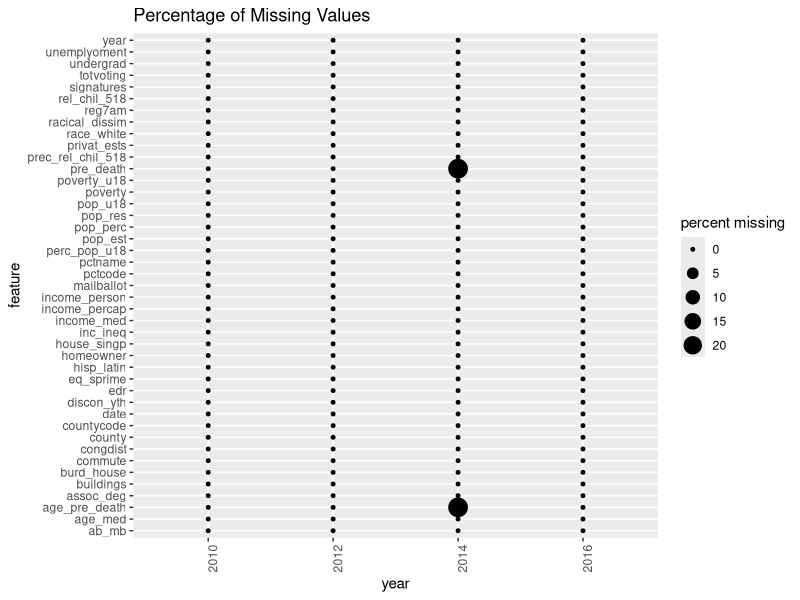
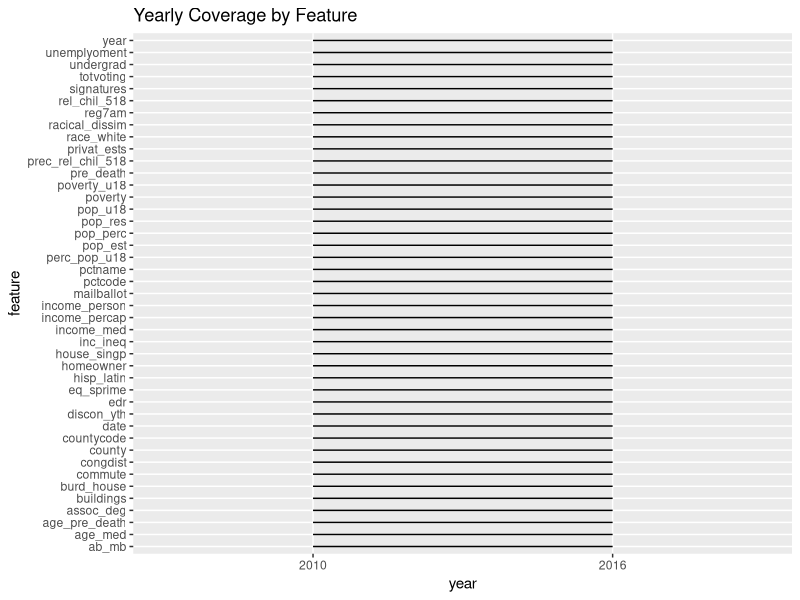

R code for these plots, in order:
# Joining datasets

# load packages
library(tidyverse)
library(skimr)

# read data
results <- read_csv("./data/processed/2008_2016_general_result.csv")
county_acs <- read_csv("./data/processed/combined_counties/combined_counties.csv")

# join and cleanse
comp_dat <- results %>% 
  left_join(county_acs, by = c("countycode", "year")) %>% 
  filter(!is.na(eq_sprime)) %>% 
  filter(year >= 2010) %>% 
  # remove missing 
  select(-snap, -poverty_perc, -net_mig, -prevent_admin, -real_wage_coladj, -patents, -crime, -civ_labor, -at_hpi)

# add 2016 st louis county data
comp_dat <- comp_dat %>% 
  mutate(unemplyoment = if_else(is.na(unemplyoment), 5.7, unemplyoment))

# write data
write_rds(comp_dat, "./data/processed/competition_data.rds")

# check for completeness among variables
year_check <- function(var){
  comp_dat %>% 
    select(var, year) %>% 
    remove_missing() %>% 
    group_by(year) %>% 
    count() %>% 
    mutate(var = var)
}

vars <- names(comp_dat)

var_ranges <- bind_rows(map(vars, year_check)) %>% 
  group_by(var) %>% 
  summarise(min = min(year),
            max = max(year))

var_range_plot <- var_ranges %>% 
  ggplot(aes(y = factor(var), yend = factor(var))) +
  geom_segment(aes(x = factor(min), xend = factor(max))) +
  labs(
    x = "year",
    y = "feature",
    title = "Yearly Coverage by Feature"
  )

perc_missing <- function(var){
  comp_dat %>% 
    select(var, year) %>% 
    group_by(year) %>% 
    summarise(pna = sum(is.na(get(var)))/87) %>% 
    mutate(var = var)
}

var_p_na <- bind_rows(map(vars, perc_missing))

percent_missing_plot <- var_p_na %>% 
  filter(pna != 1) %>% 
  ggplot(aes(factor(year), factor(var), size = pna*100)) +
  geom_point() +
  theme(axis.text.x = element_text(angle = 90)) +
  labs(
    x = "year",
    y = "feature",
    size = "percent missing",
    title = "Percentage of Missing Values"
  )


